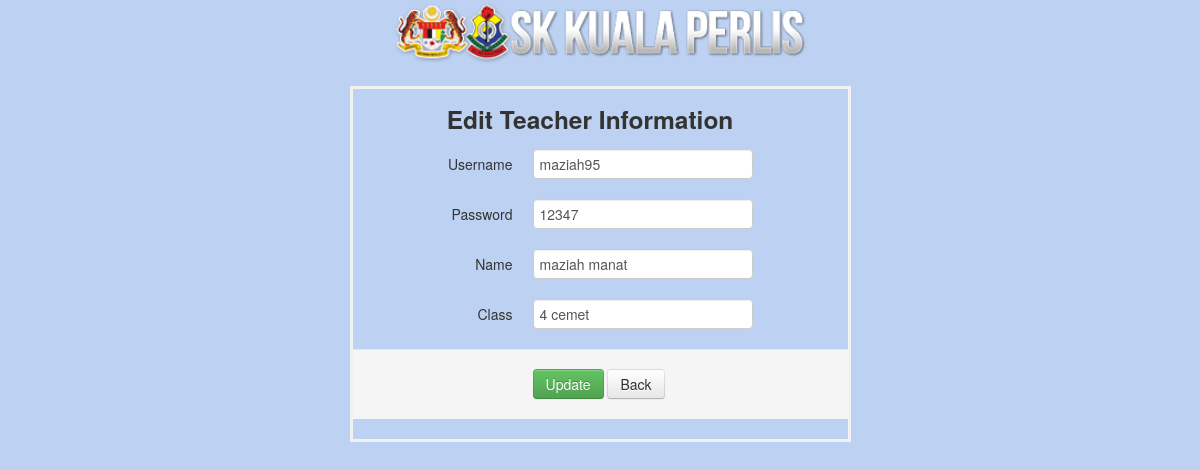
Page /teacherdataeditpage.php?id=2 on the committed database.
### tables this page shows
CREATE TABLE `teacher` (
  `id` int(50) NOT NULL,
  `username` varchar(50) NOT NULL,
  `password` varchar(500) NOT NULL,
  `name` varchar(50) NOT NULL,
  `class` varchar(50) NOT NULL
);

### teacherdataeditpage.php (the view, shortened to what this page needs)
<?php
    $id = null;
    if ( !empty($_GET['id'])) {
        $id = $_REQUEST['id'];
    }
    $pdo = Database::connect();
	$pdo->setAttribute(PDO::ATTR_ERRMODE, PDO::ERRMODE_EXCEPTION);
	$sql = "SELECT * FROM teacher where id = ?";
	$q = $pdo->prepare($sql);
	$q->execute(array($id));
	$data = $q->fetch(PDO::FETCH_ASSOC);
?>
<!DOCTYPE html>
<html lang="en">
<html>
	<head>
		<link href="css/bootstrap.min.css" rel="stylesheet">
	</head>
	<body>
		<center><img src="head-logo.png" alt="" style="width:35%;"></center>
		<br>
		<div class="container">
			<div class="center" style="margin: 0 auto; width:495px; border-style: solid; border-color: #f2f2f2;">
				<div class="row">
					<h3 align="center">Edit Teacher Information</h3>
				</div>
				<form class="form-horizontal" action="teacherdataedittb.php?id=<?php echo $id?>" method="post">
					<div class="control-group">
						<label class="control-label">Username</label>
						<div class="controls">
							<input name="username" type="text"  placeholder="" value="<?php echo $data['username'];?>" required>
						</div>
					</div>
					<div class="control-group">
						<label class="control-label">Password</label>
						<div class="controls">
							<input name="password" type="text"  placeholder="" value="<?php echo $data['password'];?>" required>
						</div>
					</div>
					<div class="control-group">
						<label class="control-label">Name</label>
						<div class="controls">
							<input name="name" type="text" placeholder="" value="<?php echo $data['name'];?>" required>
						</div>
					</div>
					<div class="control-group">
						<label class="control-label">Class</label>
						<div class="controls">
							<input name="class" type="text"  placeholder="" value="<?php echo $data['class'];?>" required>
						</div>
					</div>
					<div class="form-actions">
						<button type="submit" class="btn btn-success">Update</button>
						<a class="btn" href="teacherdata.php">Back</a>
					</div>
				</form>
			</div>
		</div>
	</body>
</html>

### teacherdataeditpage.php (style rules this page uses)
html { font-family: Arial; display: inline-block; margin: 0px auto; }
body { background-color:#bdd2f2; }

### rows in the picture
teacher: username "maziah95", password "12347", name "maziah manat", class "4 cemet"
